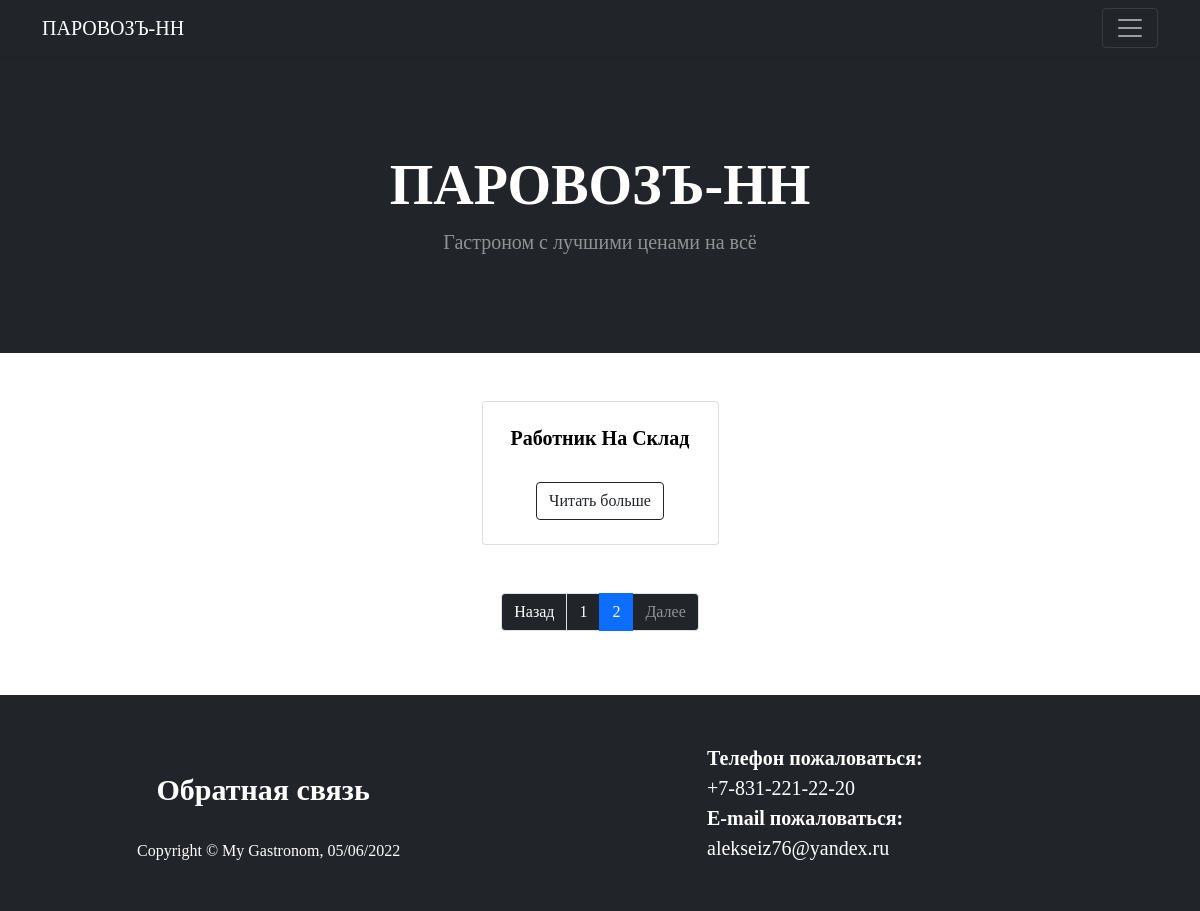
Page /vacancies?page=2 on the earlier database version.
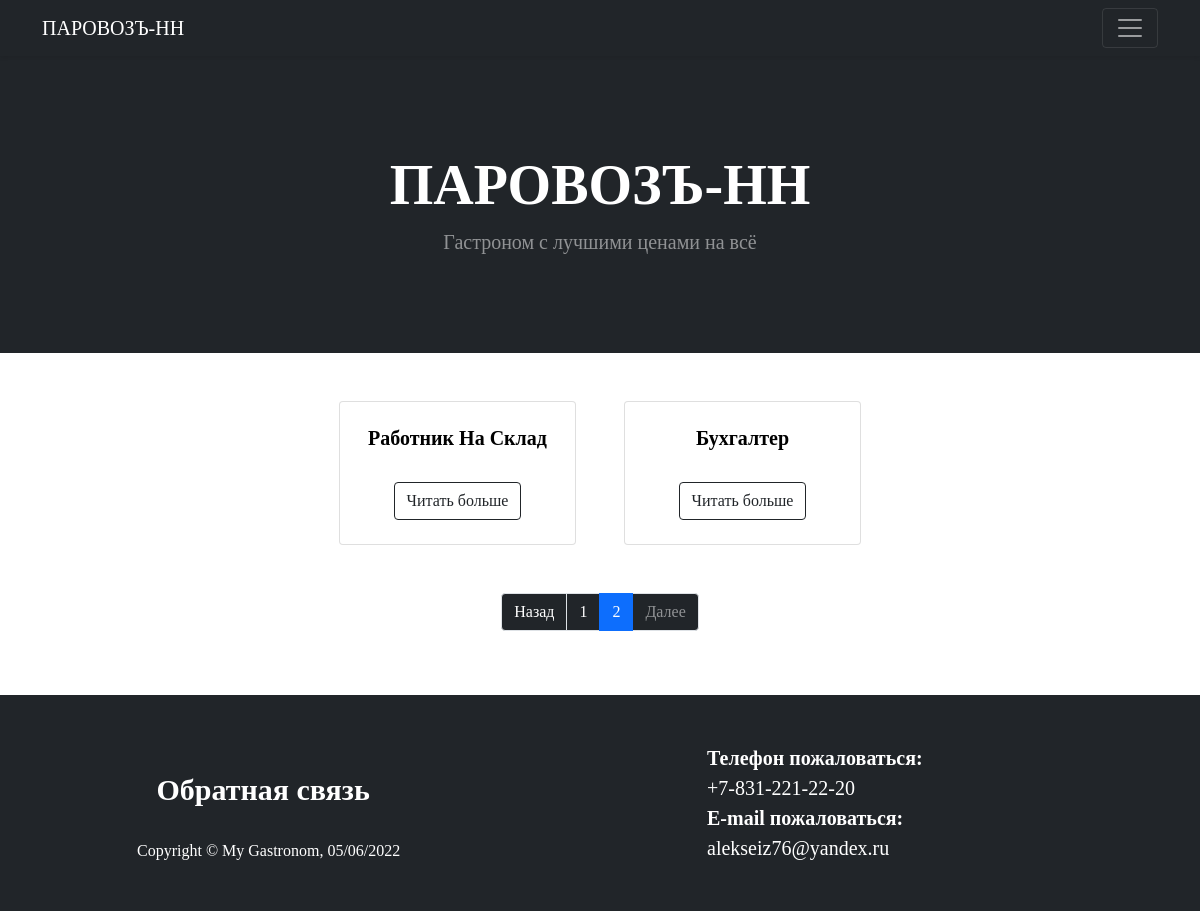
Same page on the later database version.
### gastronom/models.py (models this page shows, shortened)
class Vacancies(models.Model):
    objects = models.Manager()
    name = models.CharField('Название', max_length=40, db_index=True)
    description = models.TextField('Описание', db_index=True)
    conditions = models.ManyToManyField(VacancyConditions, verbose_name='Условия')
    requirements = models.ManyToManyField(VacancyRequirements, verbose_name='Требования')
    slug = models.SlugField('URL вакансии', max_length=50, unique=True, db_index=True)
    class Meta:
        verbose_name = 'Вакансия'
        verbose_name_plural = "Вакансии"

### gastronom/views.py (the view)
# urls.py: path('vacancies', views.VacanciesIndex.as_view(), name='vacancies'),
class VacanciesIndex(ContextMixin, UserData, ListView):
    model = Vacancies
    template_name = 'gastronom/vacancies.html'
    context_object_name = 'vacancies'
    paginate_by = 3
    allow_empty = True
    def get_context_data(self, **kwargs):
        context = super().get_context_data()
        logger.info(f'Getting vacancies page ', extra=self.get_user_data())
        user_context = self.get_user_context(title='Вакансии')
        context.update(user_context)
        return context

### gastronom/utils.py (called while the page is built)
    def get_user_context(self, **kwargs):
        context = kwargs
        cats = cache.get('categories')
        if not cats:
            cats = Category.objects.all()
            cache.set('categories', cats, 60)
        context['categories'] = cats
        return context

    def get_user_data(self):
        extra_user = {
            'username': self.request.user,
            'userip': self.request.META['REMOTE_ADDR'],
            'path': self.request.path
        }
        return extra_user

### gastronom/templates/gastronom/vacancies.html (shortened to what this page needs)
{% extends 'gastronom/base.html' %}
{% block content %}
<div class="container">
    <div class="row gx-4 gx-lg-5 row-cols-2 row-cols-md-3 row-cols-xl-4 justify-content-center">
        {% for v in vacancies %}
        <div class="card-group">
            <div class="card">
                <div class="card-body flex-fill p-4">
                    <div class="text-center">
                        <a style="text-decoration: none; color: black"
                           href="{% url 'gastronom:show_vacancy' v.slug %}">
                            <h5 class="fw-bolder">{{v.name|title }}</h5></a>
                    </div>
                </div>
                <div class="card-footer p-4 pt-0 border-top-0 bg-transparent">
                    <div class="text-center">
                        <a class="btn btn-outline-dark mt-auto"
                           href="{% url 'gastronom:show_vacancy' v.slug %}">Читать больше</a>
                    </div>
                </div>
            </div>
        </div>
        {% empty %}
        <h1>Ни одной вакансии не найдено</h1>
        {% endfor %}
    </div>
</div>
{% if page_obj.has_other_pages %}
<nav class='mt-5' aria-label="Page navigation example">
    <ul class="pagination justify-content-center">
        {% if page_obj.has_previous %}
        <li class="page-item">
            <a class="page-link bg-dark text-white" href="?page={{page_obj.previous_page_number}}">Назад</a>
        </li>
        {% else %}
        <li class="page-item disabled">
            <span class="page-link bg-dark text-white-50">Назад</span>
        </li>
        {% endif %}
        {% for page in paginator.page_range %}
        {% if page_obj.number == page %}
        <li class="page-item active">
            <a class="page-link" href="?page={{page}}">{{page}}</a>
        </li>
        {% elif page >= page_obj.number|add:-2 and page <= page_obj.number|add:2 %}
        <li class="page-item"><a class="page-link bg-dark text-white" href="?page={{page}}">{{page}}</a></li>
        {% endif %}
        {% endfor %}
        {% if page_obj.has_next %}
        <li class="page-item">
            <a class="page-link bg-dark text-white" href="?page={{page_obj.next_page_number}}">Далее</a>
        </li>
        {% else %}
        <li class="page-item disabled">
            <span class="page-link bg-dark text-white-50">Далее</span>
        </li>
        {% endif %}
    </ul>
</nav>
{% endif%}
{% endblock content %}

Differences in the rows shown:
added Vacancies: name "Бухгалтер"
